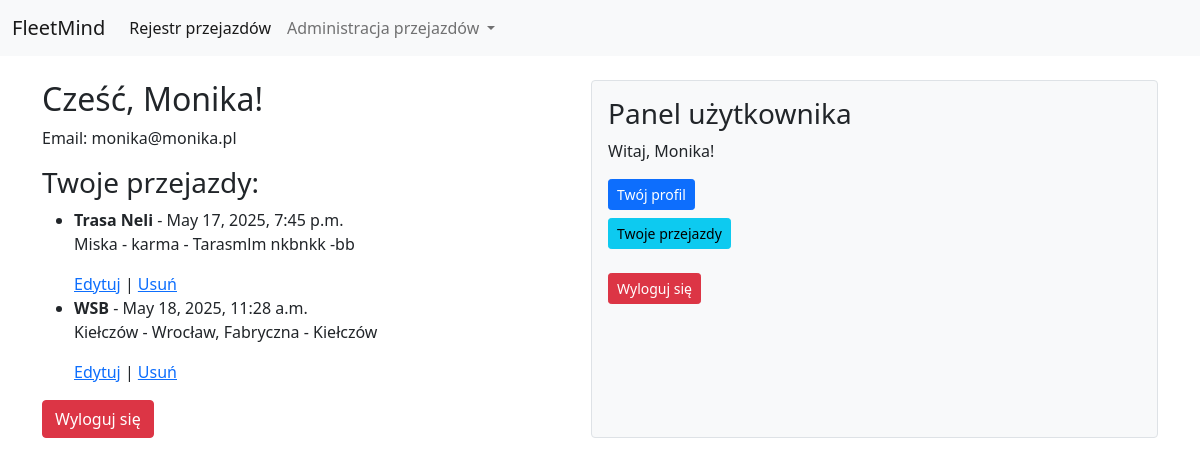
The page /user-panel/ (signed in) on the database its author committed.
### Fleet/models.py (models this page shows, shortened)
class Post(models.Model):
    title = models.CharField(
        max_length=200,
        help_text="Tytuł posta (maks. 200 znaków)"
    )
    content = models.TextField(
        help_text="Treść posta"
    )
    create_at = models.DateTimeField(
        auto_now_add=True,
        help_text="Data i czas utworzenia posta (ustawiane automatycznie)"
    )
    author = models.ForeignKey(
        User,
        on_delete=models.CASCADE,
        help_text="Autor posta (odniesienie do modelu User)"
    )
    distance = models.FloatField(
        blank=True,
        null=True,
        help_text="Dystans (np. w kilometrach); pole opcjonalne"
    )
    start_location = models.CharField(
        max_length=255,
        blank=True,
        null=True,
        help_text="Punkt początkowy podróży; pole opcjonalne"
    )
    end_location = models.CharField(
        max_length=255,
        blank=True,
        null=True,
        help_text="Punkt końcowy podróży; pole opcjonalne"
    )
    travel_time = models.DurationField(
        blank=True,
        null=True,
        help_text="Czas podróży; pole opcjonalne"
    )
    vehicle = models.CharField(
        max_length=100,
        blank=True,
        null=True,
        help_text="Informacja o pojeździe; pole opcjonalne"
    )

### Fleet/views.py (the view)
# urls.py: path('user-panel/', user_panel, name='user_panel'),
@login_required
def user_panel(request):
    user_posts = Post.objects.filter(author=request.user)
    return render(request, "Fleet/Auth/user_panel.html", {"user": request.user, "posts": user_posts})

### Fleet/templates/Fleet/Auth/user_panel.html (shortened to what this page needs)
{% extends "Fleet/base.html" %}
{% block content %}
<h2>Cześć, {{ user.username }}!</h2>
<p>Email: {{ user.email }}</p>
<h3>Twoje przejazdy:</h3>
{% if posts %}
    <ul>
        {% for post in posts %}
            <li><strong>{{ post.title }}</strong> - {{ post.create_at }}</li>
            <p>{{ post.content }}</p>
            <a href="{% url 'update_post' post.id %}">Edytuj</a> |
            <a href="{% url 'delete_post' post.id %}">Usuń</a>
        {% endfor %}
    </ul>
{% else %}
    <p>Nie dodano żadnych przejazdów.</p>
{% endif %}
<form method="post" action="{% url 'logout' %}">
    <button type="submit" class="btn btn-danger">Wyloguj się</button>
</form>
{% endblock %}

### Fleet/templates/Fleet/base.html (shortened to what this page needs)
<!doctype html>
<html lang="pl">
{% load static %}
  <head>
    <link href="https://cdnjs.cloudflare.com/ajax/libs/bootstrap/5.0.2/css/bootstrap.min.css" rel="stylesheet">
    <link rel="stylesheet" href="https://cdn.datatables.net/1.13.4/css/jquery.dataTables.min.css" />
    <link rel="stylesheet" type="text/css" href="{% static 'css/style.css' %}">
    <link rel="stylesheet" href="https://cdn.jsdelivr.net/npm/bootstrap-icons/font/bootstrap-icons.css">
  </head>
  <body>
    <nav class="navbar navbar-expand-lg navbar-light bg-light">
      <div class="container-fluid">
        <a class="navbar-brand" href="{% url 'post_list' %}">FleetMind</a>
        <div class="collapse navbar-collapse" id="navbarNavDropdown">
          <ul class="navbar-nav">
            <li class="nav-item">
              <a class="nav-link active" aria-current="page" href="{% url 'post_list' %}">Rejestr przejazdów</a>
            </li>
            <li class="nav-item dropdown">
              <a class="nav-link dropdown-toggle" href="#" id="navbarDropdownMenuLink"
                 role="button" data-bs-toggle="dropdown" aria-expanded="false">
                Administracja przejazdów
              </a>
            </li>
          </ul>
        </div>
      </div>
    </nav>
    <div class="container d-flex mt-4">
      <div class="main-content flex-grow-1">
        {% block content %}{% endblock %}
      </div>
      <div class="user-panel ms-3 p-3 bg-light border rounded">
        {% if user.is_authenticated %}
          <h3>Panel użytkownika</h3>
          <p>Witaj, {{ user.username }}!</p>
          <ul class="list-unstyled">
            <li>
              <a href="{% url 'user_panel' %}" class="btn btn-primary btn-sm mb-2">Twój profil</a>
            </li>
            <li>
              <a href="{% url 'user_posts' %}" class="btn btn-info btn-sm mb-2">Twoje przejazdy</a>
            </li>
          </ul>
          <form method="post" action="{% url 'logout' %}">
            <button type="submit" class="btn btn-danger btn-sm">Wyloguj się</button>
          </form>
        {% else %}
          <p><a href="{% url 'login' %}" class="btn btn-success">Zaloguj się</a></p>
        {% endif %}
      </div>
    </div>
  </body>
</html>

### Fleet/static/css/style.css (style rules this page uses)
.container { display: flex; justify-content: space-between; }
.main-content { flex: 3; }
.user-panel { flex: 1; padding: 20px; background-color: #f8f9fa; border-left: 2px solid #ddd; min-width: 250px; }

### rows shown on the page
Post: title "Trasa Neli", create_at "May 17, 2025, 7:45 p.m.", content "Miska - karma - Tarasmlm nkbnkk -bb"
Post: title "WSB", create_at "May 18, 2025, 11:28 a.m.", content "Kiełczów - Wrocław, Fabryczna - Kiełczów"

### other values the page prints
{{ user.username }} "Monika"
{{ user.email }} "monika@monika.pl"
